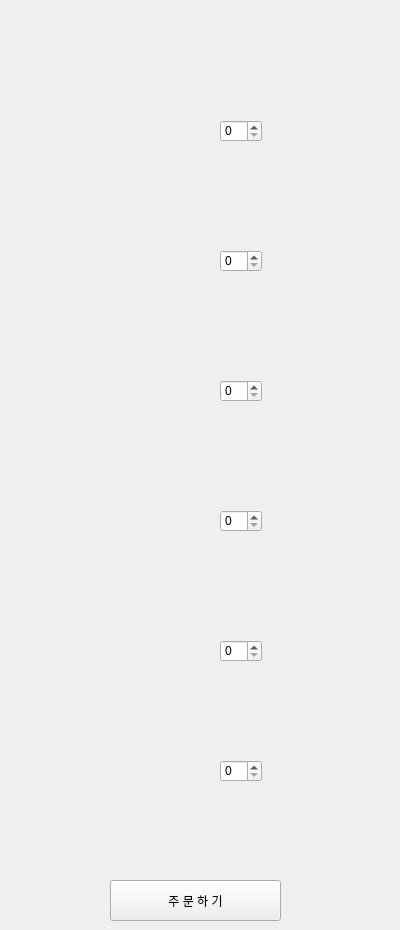
<?xml version="1.0" encoding="UTF-8"?>
<ui version="4.0">
 <class>Form</class>
 <widget class="QWidget" name="Form">
  <property name="geometry">
   <rect>
    <x>0</x>
    <y>0</y>
    <width>400</width>
    <height>930</height>
   </rect>
  </property>
  <property name="windowTitle">
   <string>Form</string>
  </property>
  <widget class="QLabel" name="label">
   <property name="geometry">
    <rect>
     <x>0</x>
     <y>0</y>
     <width>401</width>
     <height>871</height>
    </rect>
   </property>
   <property name="text">
    <string/>
   </property>
   <property name="pixmap">
    <pixmap>hongkong.PNG</pixmap>
   </property>
  </widget>
  <widget class="QPushButton" name="hongkongbanjeom_order">
   <property name="geometry">
    <rect>
     <x>110</x>
     <y>880</y>
     <width>171</width>
     <height>41</height>
    </rect>
   </property>
   <property name="styleSheet">
    <string notr="true">font: 14pt &quot;배달의민족 한나체 Pro&quot;;</string>
   </property>
   <property name="text">
    <string>주 문 하 기</string>
   </property>
  </widget>
  <widget class="QSpinBox" name="jjajangmeon">
   <property name="geometry">
    <rect>
     <x>220</x>
     <y>120</y>
     <width>42</width>
     <height>22</height>
    </rect>
   </property>
  </widget>
  <widget class="QSpinBox" name="jjambbong">
   <property name="geometry">
    <rect>
     <x>220</x>
     <y>250</y>
     <width>42</width>
     <height>22</height>
    </rect>
   </property>
  </widget>
  <widget class="QSpinBox" name="jjajangbab">
   <property name="geometry">
    <rect>
     <x>220</x>
     <y>380</y>
     <width>42</width>
     <height>22</height>
    </rect>
   </property>
  </widget>
  <widget class="QSpinBox" name="jjambbongbab">
   <property name="geometry">
    <rect>
     <x>220</x>
     <y>510</y>
     <width>42</width>
     <height>22</height>
    </rect>
   </property>
  </widget>
  <widget class="QSpinBox" name="tangsuyooksmall">
   <property name="geometry">
    <rect>
     <x>220</x>
     <y>640</y>
     <width>42</width>
     <height>22</height>
    </rect>
   </property>
  </widget>
  <widget class="QSpinBox" name="tangsuyookbig">
   <property name="geometry">
    <rect>
     <x>220</x>
     <y>760</y>
     <width>42</width>
     <height>22</height>
    </rect>
   </property>
  </widget>
 </widget>
 <resources/>
 <connections/>
</ui>
